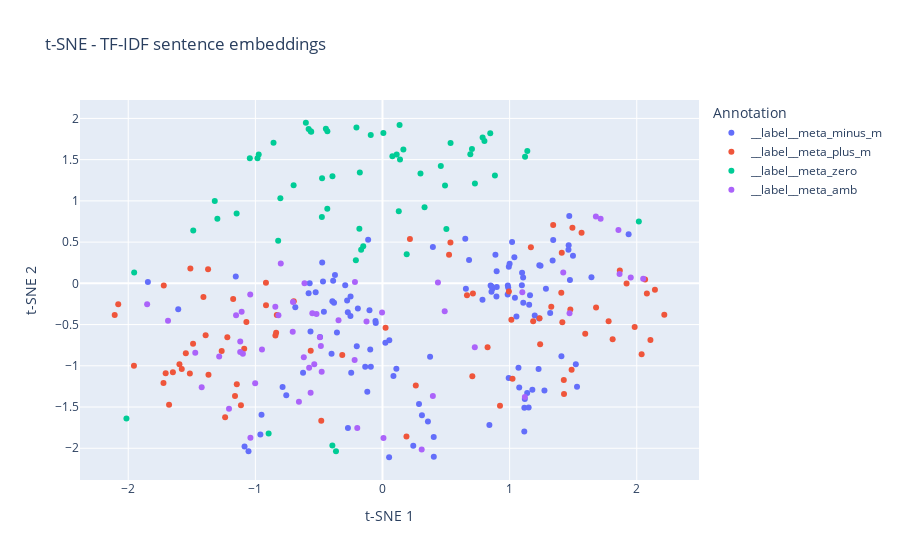

Here is the notebook cell this chart was saved with:
### Code cell
# display interactive plot with reduced dimensionality
annotation_plt_series = pd.Series(data["target"])

fig = px.scatter(
    x=vectors_tfidf_embedded[:, 0],
    y=vectors_tfidf_embedded[:, 1],
    color=annotation_plt_series,
    hover_data={
        "sentence": data["sentence"]
        .str.wrap(50)
        .apply(lambda x: x.replace("\n", "<br>")),
        "annotation": annotation_plt_series,
    },
    title="t-SNE - TF-IDF sentence embeddings",
    labels={"color": "Annotation", "x": "t-SNE 1", "y": "t-SNE 2"},
)
fig.show()
